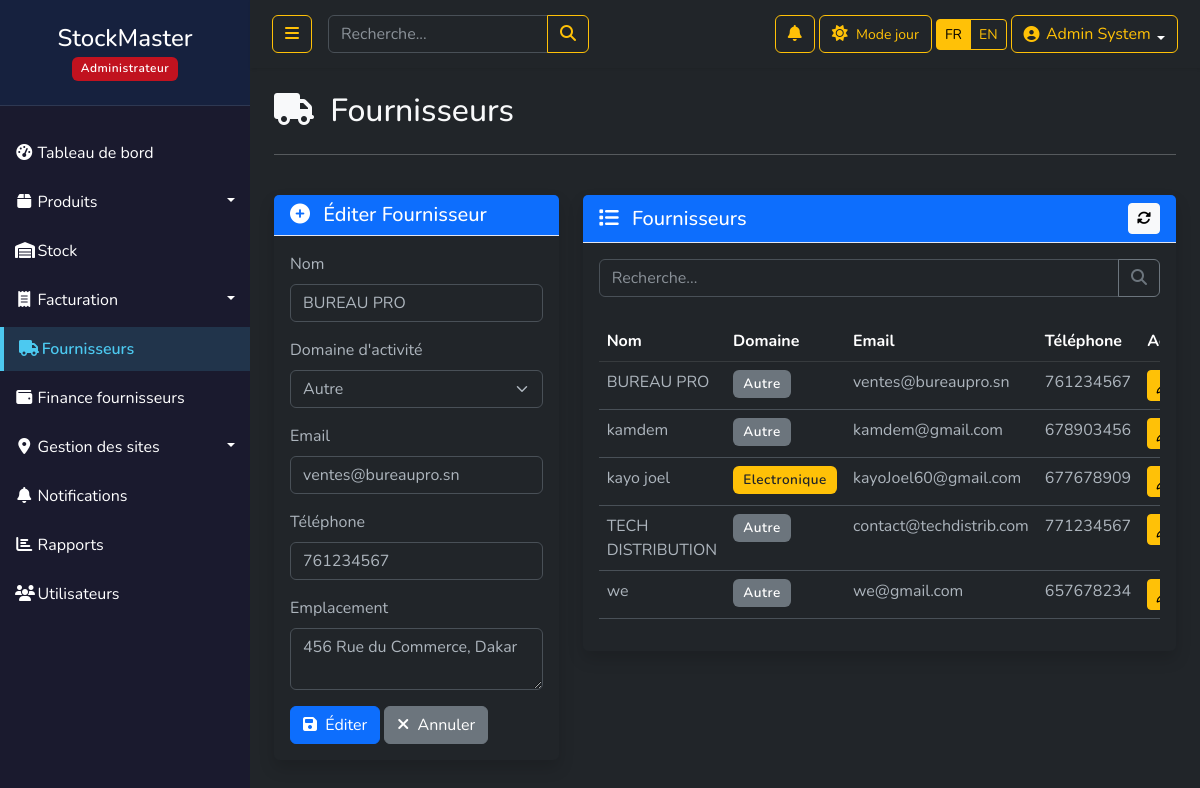
/suppliers.php?edit=2 (signed in), run on the app's committed database.
### tables this page shows
CREATE TABLE `utilisateurs` (
  `id` int(11) NOT NULL AUTO_INCREMENT,
  `nom` varchar(50) NOT NULL,
  `email` varchar(100) NOT NULL,
  `telephone` varchar(30) DEFAULT NULL,
  `fournisseur_id` int(11) DEFAULT NULL,
  `site_id` int(11) DEFAULT NULL,
  `password` varchar(255) NOT NULL,
  `role` enum('admin','superviseur','caissier','gestionnaire','utilisateur','fournisseur') DEFAULT 'utilisateur',
  `theme_pref` enum('light','dark') DEFAULT 'light',
  `created_at` timestamp NOT NULL DEFAULT current_timestamp(),
  `last_login` datetime DEFAULT NULL,
  `derniere_connexion` datetime DEFAULT NULL,
  `nombre_connexions` int(11) DEFAULT 0,
  PRIMARY KEY (`id`),
  UNIQUE KEY `email` (`email`)
);

CREATE TABLE `fournisseurs` (
  `id` int(11) NOT NULL,
  `nom` varchar(100) NOT NULL,
  `contact` varchar(100) DEFAULT NULL,
  `telephone` varchar(20) DEFAULT NULL,
  `email` varchar(100) DEFAULT NULL,
  `adresse` text DEFAULT NULL,
  `created_at` timestamp NOT NULL DEFAULT current_timestamp(),
  `domaine_activite` varchar(100) NOT NULL DEFAULT 'Autre'
);

### config.php (called while the page is built, shortened)
<?php
try {
    $db = new PDO("mysql:host=".DB_HOST.";dbname=".DB_NAME, DB_USER, DB_PASS);
    $db->setAttribute(PDO::ATTR_ERRMODE, PDO::ERRMODE_EXCEPTION);
    $db->exec("SET NAMES 'utf8'");
} catch(PDOException $e) {
    die("Erreur de connexion : " . $e->getMessage());
}
function getCurrentTheme() {
    if (isset($_SESSION['user_id'])) {
        global $db;
        $stmt = $db->prepare("SELECT theme_pref FROM utilisateurs WHERE id = ?");
        $stmt->execute([$_SESSION['user_id']]);
        $user = $stmt->fetch();
        if ($user !== false && isset($user['theme_pref'])) {
            return $user['theme_pref'];
        }
    }
    return $_SESSION['theme'] ?? 'light';
}
$lang = $_SESSION['lang'] ?? 'fr';
$langFile = __DIR__ . '/lang/' . $lang . '.php';
if (file_exists($langFile)) {
    $tr = require $langFile;
} else {
    $tr = require __DIR__ . '/lang/fr.php';
}
function t($key) {
    global $tr;
    return $tr[$key] ?? $key;
}
?>

### suppliers.php (the view, shortened to what this page needs)
<?php
require_once 'config.php';
$theme = getCurrentTheme();
$page = isset($_GET['page']) ? (int)$_GET['page'] : 1;
$perPage = 10;
$offset = ($page - 1) * $perPage;
$search = isset($_GET['search']) ? $_GET['search'] : '';
$query = "SELECT * FROM fournisseurs WHERE 1=1";
$params = [];
$query .= " ORDER BY nom LIMIT $offset, $perPage";
$stmt = $db->prepare($query);
$stmt->execute($params);
$suppliers = $stmt->fetchAll();
?>
<!DOCTYPE html>
<html lang="fr" data-bs-theme="<?= $theme ?>">
<head>
    <link href="https://cdn.jsdelivr.net/npm/bootstrap@5.3.0/dist/css/bootstrap.min.css" rel="stylesheet">
    <link rel="stylesheet" href="https://cdnjs.cloudflare.com/ajax/libs/font-awesome/6.4.0/css/all.min.css">
    <link rel="stylesheet" href="https://cdnjs.cloudflare.com/ajax/libs/animate.css/4.1.1/animate.min.css">
    <link rel="stylesheet" href="css/style.css">
</head>
<body class="<?= $theme == 'dark' ? 'bg-dark text-light' : 'bg-light' ?>">
    <div class="wrapper">
        <?php include_once('includes/sidebar.php'); ?>
        <div id="content">
            <?php include_once('includes/navbar.php'); ?>
            <div class="container-fluid px-4">
                <div class="row my-4 animate__animated animate__fadeIn">
                    <div class="col-12">
                        <h2 class="mb-4"><i class="fas fa-truck me-2"></i> <?= t('suppliers') ?></h2>
                        <hr>
                    </div>
                </div>
                <div class="row">
                    <div class="col-md-4 mb-4">
                        <div class="card shadow card-hover animate__animated animate__fadeInLeft">
                            <div class="card-header bg-primary text-white">
                                <h5 class="mb-0">
                                    <i class="fas fa-plus-circle me-2"></i>
                                    <?= isset($_GET['edit']) ? t('edit') : t('add') ?> <?= t('supplier') ?>
                                </h5>
                            </div>
                            <div class="card-body">
                                <?php
                                $supplier = null;
                                if (isset($_GET['edit'])) {
                                    $id = $_GET['edit'];
                                    $stmt = $db->prepare("SELECT * FROM fournisseurs WHERE id = ?");
                                    $stmt->execute([$id]);
                                    $supplier = $stmt->fetch();
                                }
                                ?>
                                <form method="POST" id="supplierForm">
                                    <div class="mb-3">
                                        <label for="nom" class="form-label">Nom</label>
                                        <input type="text" class="form-control" id="nom" name="nom"
                                            value="<?= $supplier['nom'] ?? '' ?>" required>
                                    </div>
                                    <div class="mb-3">
                                        <label for="domaine_activite" class="form-label">Domaine d'activité</label>
                                        <select class="form-select" id="domaine_activite" name="domaine_activite" required>
                                            <option value="Autre" <?= !isset($supplier) || $supplier['domaine_activite'] == 'Autre' ? 'selected' : '' ?>>Autre</option>
                                        </select>
                                    </div>
                                    <div class="mb-3">
                                        <label for="email" class="form-label">Email</label>
                                        <input type="email" class="form-control" id="email" name="email"
                                            value="<?= $supplier['email'] ?? '' ?>">
                                    </div>
                                    <div class="mb-3">
                                        <label for="telephone" class="form-label"><?= t('phone') ?></label>
                                        <input type="text" class="form-control" id="telephone" name="telephone"
                                            value="<?= $supplier['telephone'] ?? '' ?>">
                                    </div>
                                    <div class="mb-3">
                                        <label for="adresse" class="form-label"><?= t('location') ?></label>
                                        <textarea class="form-control" id="adresse" name="adresse" rows="2"><?= $supplier['adresse'] ?? '' ?></textarea>
                                    </div>
                                    <button type="submit" class="btn btn-primary btn-hover" name="<?= isset($_GET['edit']) ? 'edit_supplier' : 'add_supplier' ?>">
                                        <i class="fas fa-save me-1"></i>
                                        <?= isset($_GET['edit']) ? t('edit') : t('add') ?>
                                    </button>
                                    <?php if (isset($_GET['edit'])): ?>
                                        <a href="suppliers.php" class="btn btn-secondary btn-hover">
                                            <i class="fas fa-times me-1"></i> <?= t('cancel') ?>
                                        </a>
                                    <?php endif; ?>
                                </form>
                            </div>
                        </div>
                    </div>
                    <div class="col-md-8">
                        <div class="card shadow animate__animated animate__fadeInRight">
                            <div class="card-header bg-primary text-white d-flex justify-content-between align-items-center">
                                <h5 class="mb-0">
                                    <i class="fas fa-list me-2"></i>
                                    <?= t('suppliers') ?>
                                </h5>
                                <button id="refreshBtn" class="btn btn-sm btn-light">
                                    <i class="fas fa-sync-alt"></i>
                                </button>
                            </div>
                            <div class="card-body">
                                <form class="mb-4" id="searchForm">
                                    <div class="input-group">
                                        <input type="text" class="form-control" placeholder="<?= t('search') ?>..."
                                            name="search" id="searchInput" value="<?= htmlspecialchars($search) ?>">
                                        <button class="btn btn-outline-secondary" type="submit">
                                            <i class="fas fa-search"></i>
                                        </button>
                                    </div>
                                </form>
                                <div class="table-responsive">
                                    <table class="table">
                                        <thead class="<?= $theme == 'dark' ? 'table-dark' : '' ?>">
                                            <tr>
                                                <th>Nom</th>
                                                <th>Domaine</th>
                                                <th>Email</th>
                                                <th>Téléphone</th>
                                                <th>Actions</th>
                                            </tr>
                                        </thead>
                                        <tbody id="suppliersTableBody">
                                            <?php if (empty($suppliers)): ?>
                                                <tr>
                                                    <td colspan="5" class="text-center">Aucun fournisseur trouvé</td>
                                                </tr>
                                            <?php else: ?>
                                                <?php foreach ($suppliers as $supplier): ?>
                                                    <tr class="table-row fade-in">
                                                        <td><?= htmlspecialchars($supplier['nom']) ?></td>
                                                        <td>
                                                            <span class="badge bg-<?=
                                                                $supplier['domaine_activite'] == 'Alimentaire' ? 'success' :
                                                                ($supplier['domaine_activite'] == 'Textile' ? 'info' :
                                                                ($supplier['domaine_activite'] == 'Electronique' ? 'warning' :
                                                                ($supplier['domaine_activite'] == 'BTP' ? 'danger' : 'secondary'))) ?>">
                                                                <?= htmlspecialchars($supplier['domaine_activite']) ?>
                                                            </span>
                                                        </td>
                                                        <td><?= htmlspecialchars($supplier['email']) ?></td>
                                                        <td><?= htmlspecialchars($supplier['telephone']) ?></td>
                                                        <td>
                                                            <div class="btn-group btn-group-sm" role="group">
                                                            <a href="suppliers.php?edit=<?= (int)$supplier['id'] ?>"
                                                               class="btn btn-warning" title="<?= t('edit') ?>" data-full-reload="1">
                                                                <i data-lucide="pencil" style="width:14px;height:14px"></i>
                                                            </a>
                                                            </div>
                                                        </td>
                                                    </tr>
                                                <?php endforeach; ?>
                                            <?php endif; ?>
                                        </tbody>
                                    </table>
                                </div>
                            </div>
                        </div>
                    </div>
                </div>
            </div>
        </div>
    </div>
    <link rel="stylesheet" href="https://cdnjs.cloudflare.com/ajax/libs/toastr.js/latest/css/toastr.min.css">
</body>
</html>

### css/style.css (style rules this page uses)
body { font-family: 'Nunito', sans-serif; background: #f8f9fa; }
.wrapper { display: flex; width: 100%; align-items: stretch; }
#content { width: 100%; min-height: 100vh; transition: all 0.3s; }
.card { border: none; border-radius: 0.35rem; box-shadow: 0 0.15rem 1.75rem 0 rgba(58, 59, 69, 0.15); }
.card-header { background-color: #f8f9fc; border-bottom: 1px solid #e3e6f0; }
body, .card, .navbar, .dropdown-menu, .table { transition: background-color 0.3s ease, color 0.3s ease, border-color 0.3s ease; }

### suppliers.php (style rules this page uses)
.card-hover { transition: all 0.3s ease; }
.btn-hover { transition: all 0.2s ease; }
.fade-in { animation: fadeIn 0.5s ease-out; }
.table-row { transition: all 0.3s ease; }
.badge { padding: 0.5em 0.75em; font-size: 0.85em; font-weight: 600; letter-spacing: 0.5px; }
.bg-warning { background-color: #ffc107 !important; color: #212529; }
.bg-secondary { background-color: #6c757d !important; }

### data on the page
fournisseurs: nom "BUREAU PRO", domaine_activite "Autre", email "ventes@bureaupro.sn", telephone "761234567", adresse "456 Rue du Commerce, Dakar"
fournisseurs: nom "kamdem", domaine_activite "Autre", email "kamdem@gmail.com", telephone "678903456"
fournisseurs: nom "kayo joel", domaine_activite "Electronique", email "kayoJoel60@gmail.com", telephone "677678909"
fournisseurs: nom "TECH DISTRIBUTION", domaine_activite "Autre", email "contact@techdistrib.com", telephone "771234567"
fournisseurs: nom "we", domaine_activite "Autre", email "we@gmail.com", telephone "657678234"

### other printed values
role_label() "Administrateur"
t('dashboard') "Tableau de bord"
t('products') "Produits"
t('stock') "Stock"
t('invoicing') "Facturation"
t('suppliers') "Fournisseurs"
t('supplier_finance') "Finance fournisseurs"
t('site_management') "Gestion des sites"
t('notifications') "Notifications"
t('reports') "Rapports"
t('users') "Utilisateurs"
t('light_mode') "Mode jour"
$_SESSION['nom'] "Admin System"
t('edit') "Éditer"
t('supplier') "Fournisseur"
